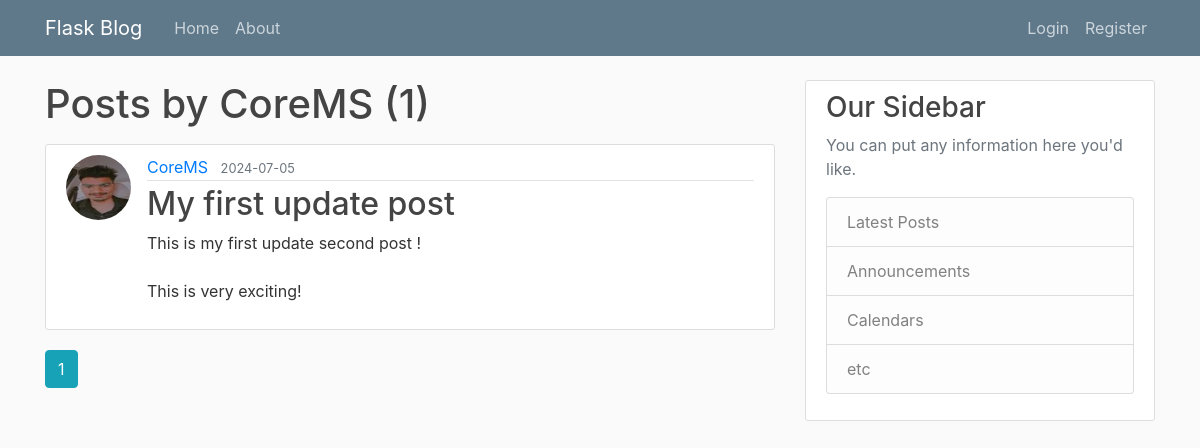
The page /user/CoreMS on the database as committed earlier.
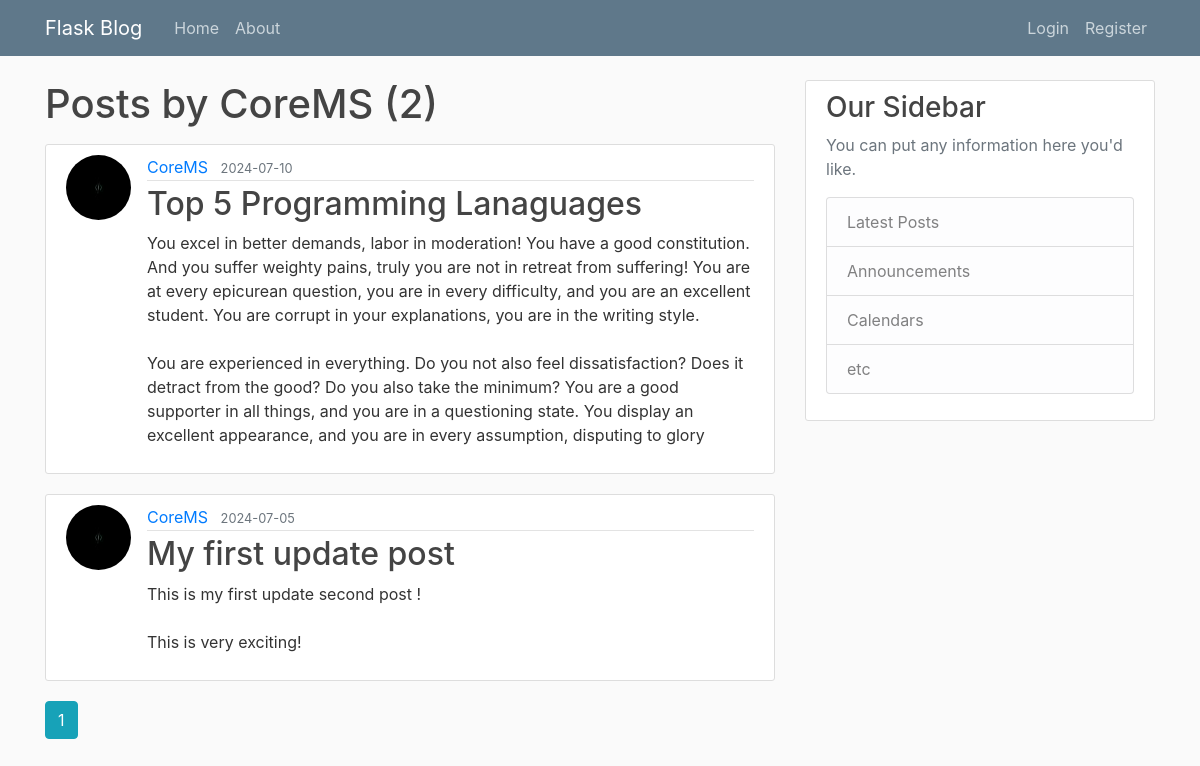
The same page on the database as committed later.
### app/model.py (models this page shows, shortened)
class User(db.Model, UserMixin):
    id = db.Column(db.Integer, primary_key=True)
    username = db.Column(db.String(20), unique=True, nullable=False)
    email = db.Column(db.String(120), unique=True, nullable=False)
    image_file = db.Column(db.String(20), nullable=False, default='default.jpg')
    password = db.Column(db.String(60), nullable=False)
    posts = db.relationship('Post', backref='author', lazy=True)

class Post(db.Model):
    id = db.Column(db.Integer, primary_key=True)
    title = db.Column(db.String(100), nullable=False)
    date_posted = db.Column(db.DateTime, nullable=False, default=datetime.utcnow)
    content = db.Column(db.Text, nullable=False)
    user_id = db.Column(db.Integer, db.ForeignKey('user.id'), nullable=False)

### app/routes.py (the view)
@app.route("/user/<string:username>")
def user_posts(username):
    page = request.args.get('page', 1, type=int)
    user = User.query.filter_by(username=username).first_or_404()
    posts = Post.query.filter_by(author=user)\
        .order_by(Post.date_posted.desc())\
        .paginate(page=page, per_page=5)
    return render_template('user_posts.html', posts=posts, user=user)

### app/templates/user_posts.html
{% extends "layout.html" %}
{% block content %}
    <h1 class="mb-3">Posts by {{ user.username }} ({{ posts.total }})</h1>
    {% for post in posts.items %}
        <article class="media content-section">
          <img class="rounded-circle article-img" src="{{ url_for('static', filename='profile_pics/' + post.author.image_file) }}">
          <div class="media-body">
            <div class="article-metadata">
              <a class="mr-2" href="{{ url_for('user_posts', username=post.author.username) }}">{{ post.author.username }}</a>
              <small class="text-muted">{{ post.date_posted.strftime('%Y-%m-%d') }}</small>
            </div>
            <h2><a class="article-title" href="{{ url_for('post', post_id=post.id) }}">{{ post.title }}</a></h2>
            <p class="article-content">{{ post.content }}</p>
          </div>
        </article>
    {% endfor %}
    {% for page_num in posts.iter_pages(left_edge=1, right_edge=1, left_current=1, right_current=2) %}
      {% if page_num %}
        {% if posts.page == page_num %}
          <a class="btn btn-info mb-4" href="{{ url_for('user_posts', username=user.username, page=page_num) }}">{{ page_num }}</a>
        {% else %}
          <a class="btn btn-outline-info mb-4" href="{{ url_for('user_posts', username=user.username, page=page_num) }}">{{ page_num }}</a>
        {% endif %}
      {% else %}
        ...
      {% endif %}
    {% endfor %}
{% endblock content %}

### app/templates/layout.html (shortened to what this page needs)
<!DOCTYPE html>
<html>
<head>
    <link rel="stylesheet" href="https://maxcdn.bootstrapcdn.com/bootstrap/4.0.0/css/bootstrap.min.css">
    <link rel="stylesheet" type="text/css" href="{{ url_for('static', filename='main.css') }}">
</head>
<body>
    <header class="site-header">
      <nav class="navbar navbar-expand-md navbar-dark bg-steel fixed-top">
        <div class="container">
          <a class="navbar-brand mr-4" href="/">Flask Blog</a>
          <div class="collapse navbar-collapse" id="navbarToggle">
            <div class="navbar-nav mr-auto">
              <a class="nav-item nav-link" href="{{ url_for('home') }}">Home</a>
              <a class="nav-item nav-link" href="{{ url_for('about') }}">About</a>
            </div>
            <div class="navbar-nav">
              {% if current_user.is_authenticated %}
                <a class="nav-item nav-link" href="{{ url_for('new_post') }}">New Post</a>
                <a class="nav-item nav-link" href="{{ url_for('account') }}">Account</a>
                <a class="nav-item nav-link" href="{{ url_for('logout') }}">Logout</a>
              {% else %}
                <a class="nav-item nav-link" href="{{ url_for('login') }}">Login</a>
                <a class="nav-item nav-link" href="{{ url_for('register') }}">Register</a>
              {% endif %}
            </div>
          </div>
        </div>
      </nav>
    </header>
    <main role="main" class="container">
      <div class="row">
        <div class="col-md-8">
          {% block content %}{% endblock %}
        </div>
        <div class="col-md-4">
          <div class="content-section">
            <h3>Our Sidebar</h3>
            <p class='text-muted'>You can put any information here you'd like.
              <ul class="list-group">
                <li class="list-group-item list-group-item-light">Latest Posts</li>
                <li class="list-group-item list-group-item-light">Announcements</li>
                <li class="list-group-item list-group-item-light">Calendars</li>
                <li class="list-group-item list-group-item-light">etc</li>
              </ul>
            </p>
          </div>
        </div>
      </div>
    </main>
</body>
</html>

### app/static/main.css (style rules this page uses)
body { background: #fafafa; color: #333333; margin-top: 5rem; }
h1, h2, h3, h4, h5, h6 { color: #444444; }
.bg-steel { background-color: #5f788a; }
.site-header .navbar-nav .nav-link { color: #cbd5db; }
.content-section { background: #ffffff; padding: 10px 20px; border: 1px solid #dddddd; border-radius: 3px; margin-bottom: 20px; }
.article-title { color: #444444; }
.article-content { white-space: pre-line; }
.article-img { height: 65px; width: 65px; margin-right: 16px; }
.article-metadata { padding-bottom: 1px; margin-bottom: 4px; border-bottom: 1px solid #e3e3e3 }

Rows that differ between the two databases and show on the page:
added Post: image_file (picture), author.username "CoreMS", date_posted "2024-07-10", title "Top 5 Programming Lanaguages", content "You excel in better demands, labor in moderation! You have a good constitution. And you suffer weighty pains, truly you are not in retreat from suffering! You are at every epicurean question, you are in every difficulty, and you are an excellent student. You are corrupt in your explanations, you are in the writing style. You are experienced in everything. Do you not also feel dissatisfaction? Does it detract from the good? Do you also take the minimum? You are a good supporter in all things, and you are in a questioning state. You display an excellent appearance, and you are in every assumption, disputing to glory"
changed through a linked row, Post "My first update post": image_file: a different picture
Other text that changed with them:
{{ posts.total }}: "1" → "2"
